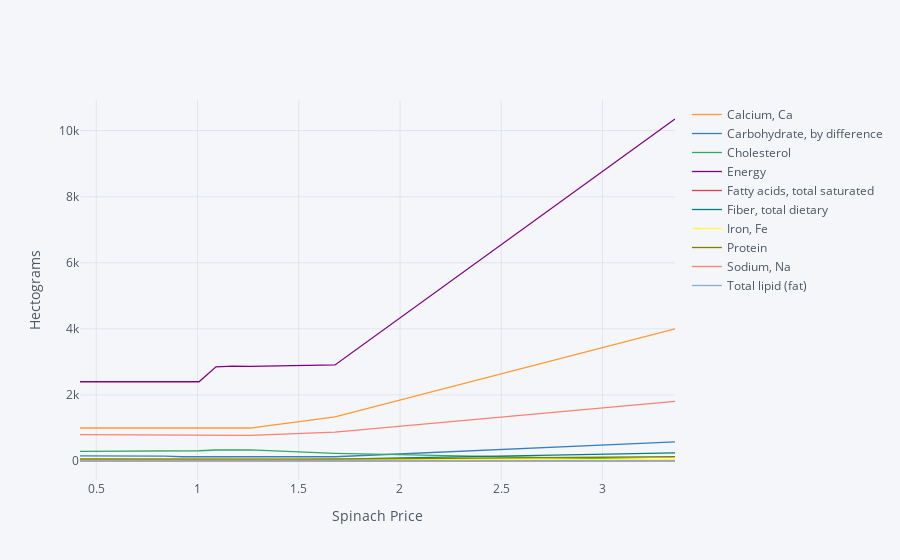

The notebook cell this image was saved under:
### Markdown cell above
The code below creates a graph which uses the food price changes
  described above, but maps into nutrients.

### Code cell
# Matrix product maps quantities of food into quantities of nutrients
NutrientResponse = Diet_response@FoodNutrients.T

# Drop columns of missing nutrients
NutrientResponse = NutrientResponse.loc[:,NutrientResponse.count()>0]
NutrientResponse.iplot(xTitle='%s Price' % ReferenceGood,yTitle='Hectograms')

### Figure 1 — Plotly figure (JSON) as saved in the notebook; plotly's stock layout.template omitted (floating-point values rounded to 4 significant figures)
{"data": [{"line": {"color": "rgba(255, 153, 51, 1.0)", "dash": "solid", "shape": "linear", "width": 1.3}, "mode": "lines", "name": "Calcium, Ca", "text": "", "type": "scatter", "x": [0.4198, 0.6296, 0.7556, 0.8395, 0.9235, 1.007, 1.091, 1.175, 1.259, 1.679, 3.358], "y": [1000.0, 1000.0, 1000.0, 1000.0, 1000.0, 1000.0, 1000.0, 1000.0, 1000.0, 1337.0, 4001.0]}, {"line": {"color": "rgba(55, 128, 191, 1.0)", "dash": "solid", "shape": "linear", "width": 1.3}, "mode": "lines", "name": "Carbohydrate, by difference", "text": "", "type": "scatter", "x": [0.4198, 0.6296, 0.7556, 0.8395, 0.9235, 1.007, 1.091, 1.175, 1.259, 1.679, 3.358], "y": [159.2, 159.2, 148.3, 148.3, 130.0, 130.0, 130.0, 130.0, 130.0, 130.0, 580.2]}, {"line": {"color": "rgba(50, 171, 96, 1.0)", "dash": "solid", "shape": "linear", "width": 1.3}, "mode": "lines", "name": "Cholesterol", "text": "", "type": "scatter", "x": [0.4198, 0.6296, 0.7556, 0.8395, 0.9235, 1.007, 1.091, 1.175, 1.259, 1.679, 3.358], "y": [295.0, 295.0, 296.0, 296.0, 311.6, 311.6, 335.0, 337.1, 335.8, 235.5, 27.78]}, {"line": {"color": "rgba(128, 0, 128, 1.0)", "dash": "solid", "shape": "linear", "width": 1.3}, "mode": "lines", "name": "Energy", "text": "", "type": "scatter", "x": [0.4198, 0.6296, 0.7556, 0.8395, 0.9235, 1.007, 1.091, 1.175, 1.259, 1.679, 3.358], "y": [2400.0, 2400.0, 2400.0, 2400.0, 2400.0, 2400.0, 2853.0, 2872.0, 2867.0, 2910.0, 10350.0]}, {"line": {"color": "rgba(219, 64, 82, 1.0)", "dash": "solid", "shape": "linear", "width": 1.3}, "mode": "lines", "name": "Fatty acids, total saturated", "text": "", "type": "scatter", "x": [0.4198, 0.6296, 0.7556, 0.8395, 0.9235, 1.007, 1.091, 1.175, 1.259, 1.679, 3.358], "y": [5.431, 5.431, 4.937, 4.937, 4.201, 4.201, 3.079, 3.043, 3.003, 1.918, 3.508]}, {"line": {"color": "rgba(0, 128, 128, 1.0)", "dash": "solid", "shape": "linear", "width": 1.3}, "mode": "lines", "name": "Fiber, total dietary", "text": "", "type": "scatter", "x": [0.4198, 0.6296, 0.7556, 0.8395, 0.9235, 1.007, 1.091, 1.175, 1.259, 1.679, 3.358], "y": [33.6, 33.6, 33.6, 33.6, 33.6, 33.6, 33.6, 33.6, 33.78, 59.04, 250.0]}, {"line": {"color": "rgba(255, 255, 51, 1.0)", "dash": "solid", "shape": "linear", "width": 1.3}, "mode": "lines", "name": "Iron, Fe", "text": "", "type": "scatter", "x": [0.4198, 0.6296, 0.7556, 0.8395, 0.9235, 1.007, 1.091, 1.175, 1.259, 1.679, 3.358], "y": [48.0, 48.0, 47.59, 47.59, 47.82, 47.82, 48.16, 48.27, 48.23, 43.19, 49.15]}, {"line": {"color": "rgba(128, 128, 0, 1.0)", "dash": "solid", "shape": "linear", "width": 1.3}, "mode": "lines", "name": "Protein", "text": "", "type": "scatter", "x": [0.4198, 0.6296, 0.7556, 0.8395, 0.9235, 1.007, 1.091, 1.175, 1.259, 1.679, 3.358], "y": [62.16, 62.16, 60.4, 60.4, 58.66, 58.66, 56.0, 56.0, 56.0, 57.43, 130.0]}, {"line": {"color": "rgba(251, 128, 114, 1.0)", "dash": "solid", "shape": "linear", "width": 1.3}, "mode": "lines", "name": "Sodium, Na", "text": "", "type": "scatter", "x": [0.4198, 0.6296, 0.7556, 0.8395, 0.9235, 1.007, 1.091, 1.175, 1.259, 1.679, 3.358], "y": [798.5, 798.5, 792.3, 792.3, 786.7, 786.7, 778.6, 778.6, 777.5, 874.4, 1808.0]}, {"line": {"color": "rgba(128, 177, 211, 1.0)", "dash": "solid", "shape": "linear", "width": 1.3}, "mode": "lines", "name": "Total lipid (fat)", "text": "", "type": "scatter", "x": [0.4198, 0.6296, 0.7556, 0.8395, 0.9235, 1.007, 1.091, 1.175, 1.259, 1.679, 3.358], "y": [12.41, 12.41, 11.67, 11.67, 10.66, 10.66, 9.128, 9.088, 9.017, 7.04, 10.34]}], "layout": {"legend": {"bgcolor": "#F5F6F9", "font": {"color": "#4D5663"}}, "paper_bgcolor": "#F5F6F9", "plot_bgcolor": "#F5F6F9", "title": {"font": {"color": "#4D5663"}}, "xaxis": {"gridcolor": "#E1E5ED", "showgrid": true, "tickfont": {"color": "#4D5663"}, "title": {"font": {"color": "#4D5663"}, "text": "Spinach Price"}, "zerolinecolor": "#E1E5ED"}, "yaxis": {"gridcolor": "#E1E5ED", "showgrid": true, "tickfont": {"color": "#4D5663"}, "title": {"font": {"color": "#4D5663"}, "text": "Hectograms"}, "zerolinecolor": "#E1E5ED"}}}
